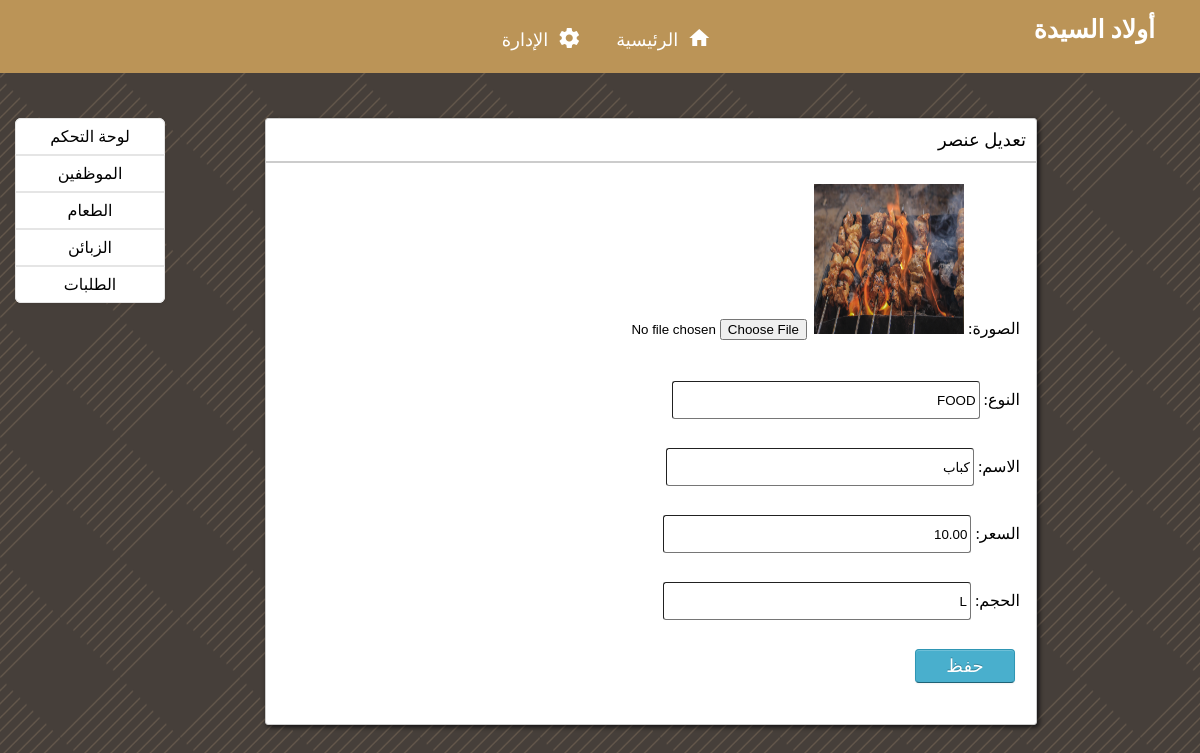
The page /edit_item.php?id=1 on the database its author committed.
### tables this page shows
CREATE TABLE `items` (
  `ITEM_ID` int(11) NOT NULL,
  `TYPE` varchar(255) NOT NULL,
  `NAME` varchar(100) NOT NULL,
  `PRICE` decimal(10,2) NOT NULL,
  `ITEM_SIZE` varchar(10) NOT NULL,
  `IMAGE` varchar(255) NOT NULL
);

### edit_item.php (the view, shortened to what this page needs)
<?php
$id = $_GET['id'];
?>
<!DOCTYPE html>
<html lang="en">
<head>
    <link rel="stylesheet" type="text/css" href="style.css" />
</head>
<body>
<div id="logo">
    <a href="index.php" title="Logo">أولاد السيدة</a>
</div>
<div class="nav" id="centered_nav">
    <a href="index.php" title="Home"><i class="material-icons">home</i>الرئيسية</a>
    <a href="management.php" title="Management"><i class="material-icons">settings</i>الإدارة</a>
</div>
<div class="main-dashboard">
    <div>
        <ul class="sidebar">
            <li><a href="management.php">لوحة التحكم</a></li>
            <li><a href="employees.php">الموظفين</a></li>
            <li><a href="menu.php">الطعام</a></li>
            <li><a href="customers.php">الزبائن</a></li>
            <li><a href="orders.php">الطلبات</a></li>
        </ul>
    </div>
    <div class="block">
        <div class="block-header">تعديل عنصر</div>
        <div class="block-content">
            <?php
                $query = mysqli_query($GLOBALS['conn'],"select * from items where ITEM_ID = '$id'")or die(mysqli_error($GLOBALS['conn']));
                $row = mysqli_fetch_array($query);
            ?>
            <form class="block-form" method="post" enctype="multipart/form-data">
                <div class="control-group">
                    <div class="controls">
                        <label class="control-label">
                            الصورة:
                            <img src="<?php echo $row['IMAGE']; ?>" alt="مكسوف يحط صورته">
                            <input type="file" name="IMAGE" id="FILE">
                        </label>
                    </div>
                </div>
                <div class="control-group">
                    <div class="controls">
                        <label class="control-label">
                            النوع:
                            <input type="text" name="TYPE" placeholder="Item Type" value="<?php echo $row['TYPE']; ?>" required>
                        </label>
                    </div>
                </div>
                <div class="control-group">
                    <div class="controls">
                        <label class="control-label">
                            الاسم:
                            <input type="text" name="NAME" placeholder="Item Name" value="<?php echo $row['NAME']; ?>" required>
                        </label>
                    </div>
                </div>
                <div class="control-group">
                    <div class="controls">
                        <label class="control-label">
                            السعر:
                            <input type="text" name="PRICE" placeholder="Price" value="<?php echo $row['PRICE']; ?>" required>
                        </label>
                    </div>
                </div>
                <div class="control-group">
                    <div class="controls">
                        <label class="control-label">
                            الحجم:
                            <input type="text" name="ITEM_SIZE" placeholder="Item Size" value="<?php echo $row['ITEM_SIZE']; ?>" required>
                        </label>
                    </div>
                </div>
                <div class="control-group">
                    <div class="controls">
                        <button name="update" type="submit" class="btn btn-info">حفظ</button>
                    </div>
                </div>
            </form>
        </div>
    </div>
</div>
</body>
</html>

### style.css (style rules this page uses)
:root { --ocolor: #f4f3ee; --tcolor: #99582A; --bgcolor: #463f3a; --navbgcolor: #BB9457; --ficolor: #6F1D1B; --ccolor: #e7bc91; --ffont: Cairo; --sfont: Tajawal; }
body { margin:0; background-color: var(--bgcolor); font-family: var(--ffont), serif; direction: rtl; background-image: url("images/cube.png"); background-size: auto; background-attachment: scroll; background-position: center; background-repeat: repeat; background-origin: content-box; }
#logo { right: 30px; padding: 15px; position: absolute; color: #fff; font-size: 25px; font-family: var(--ffont), serif; font-weight: bold; text-decoration: none; }
#logo a { color: inherit; text-decoration: none; }
.nav { background-color: var(--navbgcolor); text-align: center; width: 100%; }
.nav a { display: inline-block; margin-right: -4px; color: #fff; padding: 22px 22px; text-decoration: none; font-family: var(--ffont), serif; font-size: 18px; transition: background 0.3s linear; z-index: 9; }
.material-icons { position: relative; top: 4px; left: 9px; }
.main-dashboard { display: block; margin: 15px; }
.sidebar { display: block; float: left; width: 150px; text-align: center; margin: 30px 0 0; padding: 0; background-color: #fff; border-radius: 6px; box-shadow: 0 1px 4px rgba(0,0,0,.065); list-style-type: none; }
.sidebar > li > a { display: block; width: 250px \9; padding: 8px 14px; border: 1px solid #e5e5e5; color: black; text-decoration: none; }
.sidebar > li:first-child > a { border-radius: 6px 6px 0 0; }
.sidebar > li:last-child > a { border-radius: 0 0 6px 6px; }
.block { float: left; border: 1px solid #ccc; background-color: white; margin: 30px 100px; width: calc(100% - 400px); box-shadow: 2px 2px 5px rgba(0, 0, 6, 0.75); border-radius: 3px; }
.block-content { margin: 1em; min-height: .25em; display: flex; flex-wrap: wrap; justify-content: space-around; flex-direction: row; }
.block-header { margin-bottom: 0; border-bottom: 2px solid #ccc; border-radius: 0; padding: 10px; font-size: large; }
.block-form { width: 100%; overflow-x: auto; }
.btn { display: inline-block; padding: 4px 12px; margin: 5px; color: #333333; text-align: center; text-decoration: none; text-shadow: 0 1px 1px rgba(255, 255, 255, 0.75); cursor: pointer; background-color: #f5f5f5; border: 1px solid #cccccc; border-radius: 4px; box-shadow: inset 0 1px 0 rgba(255, 255, 255, 0.2), 0 1px 2px rgba(0, 0, 0, 0.05); }
.btn-info { color: #ffffff; text-shadow: 0 -1px 0 rgba(0, 0, 0, 0.25); background-color: #49afcd; border-color: #2f96b4 #2f96b4 #1f6377; }
.control-group { width: 95%; display: table; margin-bottom: 20px; text-align: right; }
.controls { width: calc(100% - 15px); display: inline-block; padding-left: 20px; }
.control-label { float: right; width: calc(100% - 15px); padding-top: 5px; text-align: right; }
.controls button { width: 100px; padding: 5px; font-size: large; }
.controls input { width: 300px; height: 30px; padding: 3px; border-width: 1px; border-radius: 3px; }
.controls img { width: 150px; height: 150px; }

### rows shown on the page
items: IMAGE (picture), TYPE "FOOD", NAME "كباب", PRICE "10.00", ITEM_SIZE "L"
